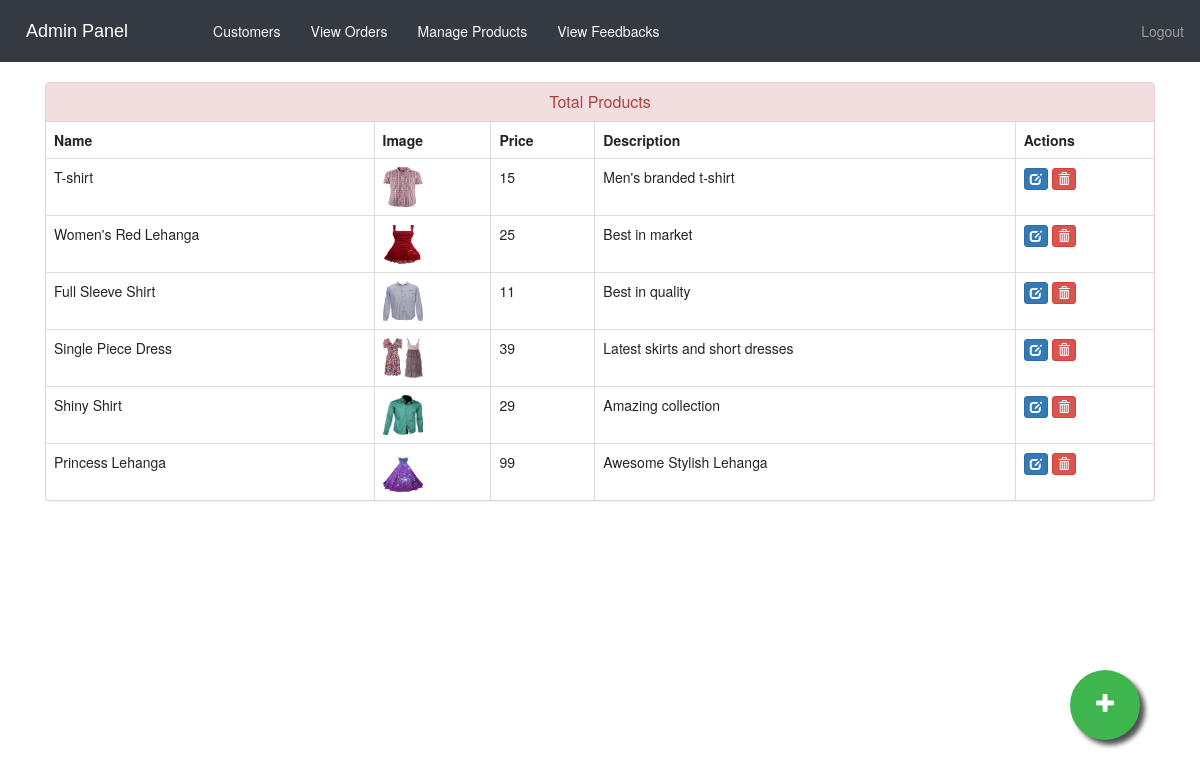
The page /admin-products (signed in) on the database its author committed.
### ecom/models.py (models this page shows, shortened)
class Product(models.Model):
    name=models.CharField(max_length=40)
    product_image= models.ImageField(upload_to='product_image/')
    price = models.PositiveIntegerField()
    description=models.CharField(max_length=40)

### ecom/views.py (the view)
# urls.py: path('admin-products', views.admin_products_view,name='admin-products'),
@login_required(login_url='adminlogin')
def admin_products_view(request):
    products=models.Product.objects.all()
    return render(request,'ecom/admin_products.html',{'products':products})

### templates/ecom/admin_products.html (shortened to what this page needs)
{% extends 'ecom/admin_base.html' %}
{% load static %}
{% block content %}
<head>
  <link href="//netdna.bootstrapcdn.com/bootstrap/3.0.0/css/bootstrap.min.css" rel="stylesheet" id="bootstrap-css">
</head>
<div class="container">
  <div class="panel panel-danger">
    <div class="panel-heading">
      <h6 class="panel-title">Total Products</h6>
    </div>
    <table class="table table-hover table-bordered" id="dev-table">
      <thead>
        <tr>
          <th>Name</th>
          <th>Image</th>
          <th>Price</th>
          <th>Description</th>
          <th>Actions</th>
        </tr>
      </thead>
      {% for p in products %}
  {% if p %}
      <tr>
        <td> {{p.name}}</td>
        <td> <img src="{% static p.product_image.url %}" alt="Profile Pic" height="40px" width="40px" /></td>
        <td>{{p.price}}</td>
        <td>{{p.description}}</td>
        <td><a class="btn btn-primary btn-xs" href="{% url 'update-product' p.id  %}"><span class="glyphicon glyphicon-edit"></span></a>
          <a class="btn btn-danger btn-xs" href="{% url 'delete-product' p.id  %}"><span class="glyphicon glyphicon-trash"></span></a></td>
      </tr>
      {%else%}
      <br><br><br>
      <h1>No Products!!</h1>
      {% endif %}
      {% endfor %}
    </table>
  </div>
</div>
<a href="/admin-add-product" class="float">
<i class="fa fa-plus my-float"></i>
</a>
{% endblock content %}

### templates/ecom/admin_base.html (style rules this page uses)
.fa { font-size: 23px; width: 60px; text-align: center; text-decoration: none; margin: 5px 2px; border-radius: 50%; }

### templates/ecom/admin_products.html (style rules this page uses)
a:link { text-decoration: none; }
h6 { text-align: center; }
.float { position:fixed; width:70px; height:70px; bottom:60px; right:60px; background-color:#3eb54d; color:#FFF; border-radius:50px; text-align:center; box-shadow: 5px 5px 5px #505050; }
.my-float { margin-top:22px; }

### rows shown on the page
Product: name "T-shirt", product_image (picture), price "15", description "Men's branded t-shirt"
Product: name "Women's Red Lehanga", product_image (picture), price "25", description "Best in market"
Product: name "Full Sleeve Shirt", product_image (picture), price "11", description "Best in quality"
Product: name "Single Piece Dress", product_image (picture), price "39", description "Latest skirts and short dresses"
Product: name "Shiny Shirt", product_image (picture), price "29", description "Amazing collection"
Product: name "Princess Lehanga", product_image (picture), price "99", description "Awesome Stylish Lehanga"
